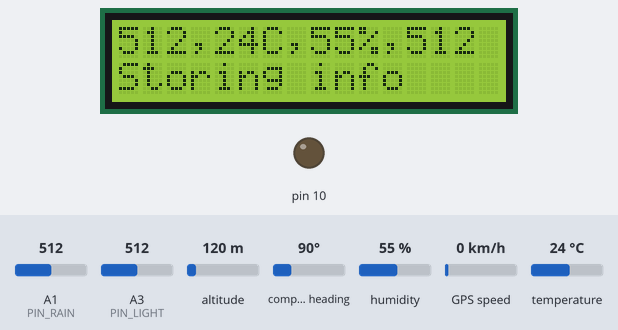
The sketch below on a simulated Arduino Uno, built with avr-gcc and run on an emulated ATmega328P. Shown: 16×2 character LCD, output pins drawn as LEDs (lit = HIGH). The inputs (shaded band) are chosen by the test bench; at power-on: humidity 55 %, A1 (PIN_RAIN) = 512, A3 (PIN_LIGHT) = 512, temperature 24 °C, altitude 120 m, compass heading 90°, GPS speed 0 km/h. Storage starts empty; the GPS gets a fix after 3 s at 37.7749, -122.4194 with 8 satellites; what the sketch prints to the serial monitor is not drawn.

Above: at 1.3 s.
1.4 s: humidity set to 22 %
At 3.6 s:
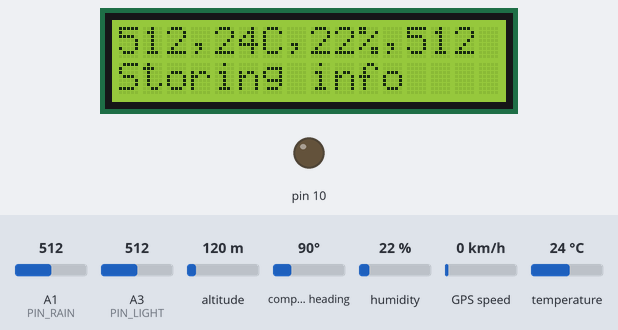
4.7 s: A1 (PIN_RAIN) set to 716
At 11.2 s:
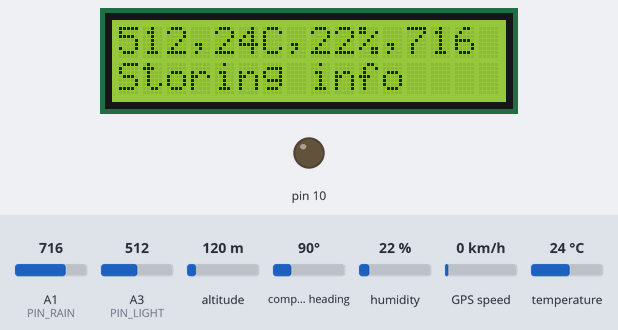
11.6 s: A3 (PIN_LIGHT) set to 716
At 20.5 s:
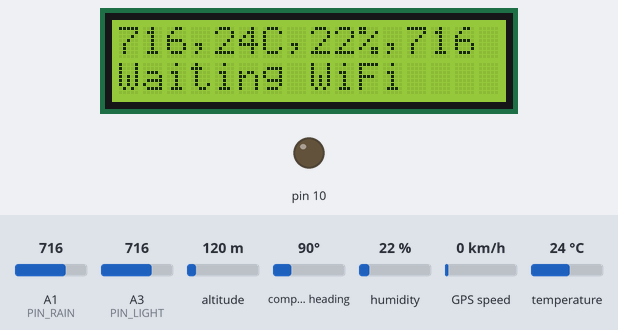
20.6 s: temperature set to 12 °C
At 32.15 s:
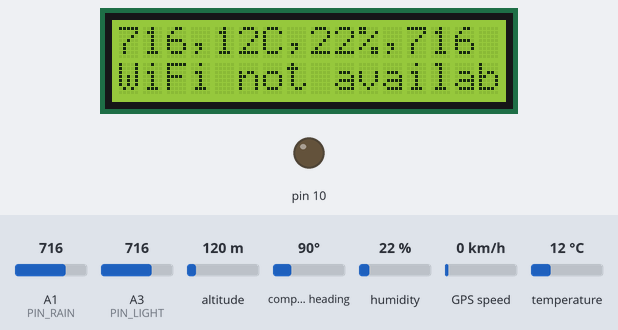
Timing chart, 0 to 32.6 s (numbered marks = the images above; inputs shaded):
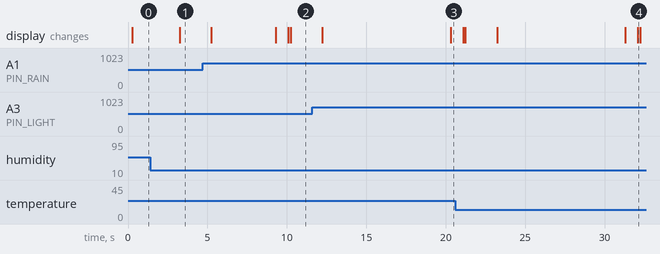

Measured:
- after the input at 1.4 s, the display: changes after 1.8 s (image 1)

The sketch:

controller_display.ino
```cpp
/**
*Author: Pedro Henrique Cruz Caminha
*Universidade Federal do Rio de Janeiro
*Departamento de Engenharia Eletrica
*Project: Sensing Bus
*Subject: The sensing layer controller module
*********************************
To be flashed to an Arduino.

This software reads data from the sensors and sends it to the Wireless Interface.

*/

/*** Pinout used on a 8-way cable:
Function      Pin   WireColor
GND           GND   DarkBrown
RainSensor    D6    LightBrown
TempHumSensor D7    LightGreen
WiFiRx        D4    LightBlue
WiFiTx        D5    DarkBlue
Vcc           Vcc   Orange
Light         A3    White
Empty         -     DarkGreen
*** Display ***
SCL (display) A5
SDA (display) A4

The GPS is a shield, not connected through cable.
*/

#include <avr/pgmspace.h>
#include <SoftwareSerial.h>
#include <SD.h>

#include <Wire.h>
#include <LiquidCrystal_I2C.h>

#include "TinyGPS++.h"
#include "DHT.h"

#define NODE_ID 1 //The network id of the present device

#define DEBUG true
#define SERIAL_BAUD_RATE 9600

#define GPS_RX 2
#define GPS_TX 3
#define GPS_BAUD_RATE 9600

#define WIFI_TX 4
#define WIFI_RX 5
#define WIFI_BAUD_RATE 38400

#define DHTPIN 7
#define DHTTYPE DHT11

#define REQUEST "?"
#define CLEAR_TO_SEND ":"
#define END_OF_FILE "#"
#define WIFI_FREQ 10
#define WIFI_TIMEOUT 10

#define SEPARATOR ","

#define DELAY_TIME 50

#define PIN_LIGHT A3
#define SD_CHIP_SELECT 10
#define PIN_RAIN A1


const char string_0[] PROGMEM = "A.TXT";
const char string_1[] PROGMEM = "node_id=";
const char string_2[] PROGMEM = "&type=data";
const char string_3[] PROGMEM = "&header=datetime,lat,lng,"; // This string is broken in 2 so the buffer is not very big
const char string_4[] PROGMEM = "light,temperature,humidity,rain";
const char string_5[] PROGMEM = "&load=";


const char* const string_table[] PROGMEM = {string_0, string_1, string_2,
                                            string_3, string_4, string_5
                                           };

const char debug_0[] PROGMEM = "Searching for GPS";
const char debug_1[] PROGMEM = "GPS Found!";
const char debug_2[] PROGMEM = "Asking for wifi";
const char debug_3[] PROGMEM = "Waiting WiFi";
const char debug_4[] PROGMEM = "Sending Data";
const char debug_5[] PROGMEM = "WiFi available";
const char debug_6[] PROGMEM = "File Restarted!";
const char debug_7[] PROGMEM = "DHT failure";
const char debug_8[] PROGMEM = "WiFi not available";
const char debug_9[] PROGMEM = "Data sent";
const char debug_10[] PROGMEM = "Storing info";
const char debug_11[] PROGMEM = "File failure";
const char debug_12[] PROGMEM = "File start failure";
const char debug_13[] PROGMEM = "                ";

const char* const debug_table[] PROGMEM = {debug_0, debug_1, debug_2,
                                           debug_3, debug_4, debug_5,
                                           debug_6, debug_7, debug_8,
                                           debug_9, debug_10, debug_11,
                                           debug_12, debug_13
                                          };


char buffer[40];

//DateTime is in DDMMYYHHMMSSCC format
TinyGPSPlus gps;
DHT dht(DHTPIN, DHTTYPE);

//Start display in address 0x27
LiquidCrystal_I2C lcd(0x3F,2,1,0,4,5,6,7,3, POSITIVE);

int wifi_count = 0;

SoftwareSerial gpsSerial(GPS_RX, GPS_TX);
SoftwareSerial wifiSerial(WIFI_RX, WIFI_TX);

void start_file() {
  strcpy_P(buffer, (char*)pgm_read_word(&(string_table[0])));
  SD.remove(buffer);
  File data_file = SD.open(buffer, FILE_WRITE);
  data_file.close();
}

void print_debug(int i) {
  lcd.setCursor(0,1);
  strcpy_P(buffer, (char*)pgm_read_word(&(debug_table[13])));
  lcd.print(buffer);
  lcd.setCursor(0,1);
  strcpy_P(buffer, (char*)pgm_read_word(&(debug_table[i])));
  lcd.print(buffer);
}

void setup() {
  Serial.begin(SERIAL_BAUD_RATE);
  wifiSerial.begin(WIFI_BAUD_RATE);
  gpsSerial.begin(GPS_BAUD_RATE);  // gps begins after wifi because it is used first

  // Start lcd
  lcd.begin (16,2);
  lcd.setBacklight(HIGH);

  pinMode(10, OUTPUT);
  if (!SD.begin(SD_CHIP_SELECT)){
    print_debug(12);
  }

  print_debug(0); //Searching for GPS

  // collecting GPS data
  while (!gps.time.isUpdated()) {
    while (gpsSerial.available()) {
      gps.encode(gpsSerial.read());
    }
  }

  print_debug(1); //GPS Found!
}

void start_message() {
  //Create the message
  strcpy_P(buffer, (char*)pgm_read_word(&(string_table[1]))); //node_id=
  wifiSerial.print(String(buffer) + NODE_ID);

  strcpy_P(buffer, (char*)pgm_read_word(&(string_table[2]))); //&type=data
  wifiSerial.print(buffer);

  strcpy_P(buffer, (char*)pgm_read_word(&(string_table[3]))); //&header=datetime,lat,lng,
  wifiSerial.print(buffer);

  strcpy_P(buffer, (char*)pgm_read_word(&(string_table[4]))); //light,temperature,humidity,rain
  wifiSerial.print(buffer);

  strcpy_P(buffer, (char*)pgm_read_word(&(string_table[5]))); //&load=
  wifiSerial.print(buffer);
}

void send_data() {
  print_debug(4);

  //Send the whole file
  strcpy_P(buffer, (char*)pgm_read_word(&(string_table[0])));
  File data_file = SD.open(buffer);
  String a;
  int i = 0;

  while (data_file.available()) {
    start_message();
    while (data_file.available()) {
      i++;
      a = data_file.readStringUntil('\n');
      wifiSerial.print(a + "\n");
      delay(5);
      if (i > 20) {
        wifiSerial.write(END_OF_FILE);
        start_message();
      }
    }
    delay(DELAY_TIME);
    if (!start_connection()){
      break;
    }
  }
  wifiSerial.write(END_OF_FILE);
  data_file.close();

  //Remove the file and create a new
  start_file();

  print_debug(9);
}

bool start_connection() {
  // Check for connection
  wifiSerial.listen();
  wifiSerial.print(REQUEST);
  int index = 0;
  while (!wifiSerial.available() || !wifiSerial.isListening()) {
    print_debug(3); //Waiting WiFi
    index++;
    if (index > WIFI_TIMEOUT)
      break;
    delay(DELAY_TIME);
  }

  String wifiIn("");
  while (wifiSerial.available()) {
    delay(DELAY_TIME);
    wifiIn += String(char (wifiSerial.read()));
  }
  return (wifiIn == CLEAR_TO_SEND);
}

void loop() {
  wifi_count++;
  if (wifi_count > WIFI_FREQ) {
    wifi_count = 0;
    print_debug(2); //Asking for WiFi
    if (start_connection()) {
      send_data();
      print_debug(5); //WiFi available
    } else {
      print_debug(8); //WiFi not available
    }
  }

  // collecting GPS data
  gpsSerial.listen();
  while (!gps.time.isUpdated()) {
    while (gpsSerial.available()) {
      gps.encode(gpsSerial.read());
    }
  }

  if (isnan(dht.readTemperature()) || isnan(dht.readHumidity()) ) {
    print_debug(7); //DHT failure
  }

  // separating GPS data
  if (gps.time.isUpdated()) {
    //print_debug(1); //GPS Found!

    lcd.setCursor(0,0);
    strcpy_P(buffer, (char*)pgm_read_word(&(debug_table[13])));
    lcd.print(buffer);
    lcd.setCursor(0,0);
    lcd.print(String(analogRead(PIN_LIGHT)) + SEPARATOR +
              String(dht.readTemperature(),0) + "C" + SEPARATOR +
              String(dht.readHumidity(),0) + "%" + SEPARATOR +
              String(analogRead(PIN_RAIN)));
    //Serial.println("DAte:" + String(gps.date.value()) +","+ String(gps.time.value()));
    String data_string = String(gps.date.value()) + String(gps.time.value()) + SEPARATOR +
      String(gps.location.lat(), 5) + SEPARATOR +
      String(gps.location.lng(), 5) + SEPARATOR +
      String(analogRead(PIN_LIGHT)) + SEPARATOR +
      String(dht.readTemperature()) + SEPARATOR +
      String(dht.readHumidity()) + SEPARATOR +
      String(analogRead(PIN_RAIN)) +
      "\n";
    strcpy_P(buffer, (char*)pgm_read_word(&(string_table[0])));
    File data_file = SD.open(buffer, FILE_WRITE);
    if (data_file) {
      data_file.print(data_string);
      Serial.print(data_string);
       print_debug(10); //Printing file
      data_file.close();
    }else {
        print_debug(11); //File failure
     }
  }
}
```
